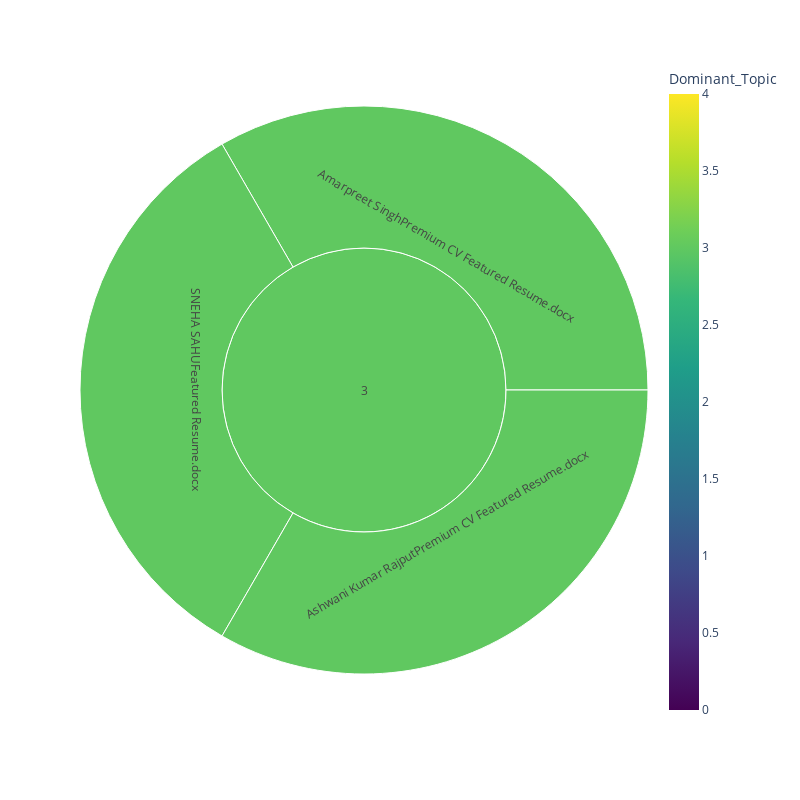

This figure's notebook cell:
### Code cell
import plotly.express as px
df = df_some
fig = px.sunburst(df, path=['Dominant_Topic','Names'], values='Topic_Perc_Contrib',color='Dominant_Topic',color_continuous_scale='viridis',width=800, height=800)
fig.show()

### Figure 1 — Plotly figure (JSON) as saved in the notebook; plotly's stock layout.template omitted (floating-point values rounded to 4 significant figures)
{"data": [{"branchvalues": "total", "customdata": [[4], [4], [1], [3], [1], [3], [1], [1], [1], [4], [4], [4], [1], [4], [0], [4], [3], [0], [4], [4], [1], [0], [1], [3], [4]], "domain": {"x": [0, 1], "y": [0, 1]}, "hovertemplate": "Dominant_Topic=%{color}<br>labels=%{label}<br>Topic_Perc_Contrib=%{value}<br>parent=%{parent}<br>id=%{id}<extra></extra>", "ids": ["4/AJAY CHINNIFeatured Resume.docx", "4/ALANKRIT NIRJHARPremium CV Featured Resume.docx", "1/Abhishek SharmaFeatured Resume.docx", "3/Amarpreet SinghPremium CV Featured Resume.docx", "1/Amruta B.pdf", "3/Ashwani Kumar RajputPremium CV Featured Resume.docx", "1/Bijjula SahithiFeatured Resume.docx", "1/DIVYA PRAKASH SINGHFeatured Resume.docx", "1/Dhavakumar AmarntharajanFeatured Resume.docx", "4/Jithin J NairFeatured Resume.docx", "4/Kaustav SenFeatured Resume.docx", "4/Manoj KumarFeatured Resume.docx", "1/NARENDRA HINGE.docx", "4/Nandagopal HFeatured Resume.pdf", "0/Prashant Bhat.pdf", "4/RISHABH SHARMAFeatured Resume.docx", "3/SNEHA SAHUFeatured Resume.docx", "0/Seshadri Sastry Kunapuli.docx", "4/Shambhai MishraFeatured Resume.docx", "4/Suraj Chauhan.docx", "1/khyati gandhi.docx", "0", "1", "3", "4"], "labels": ["AJAY CHINNIFeatured Resume.docx", "ALANKRIT NIRJHARPremium CV Featured Resume.docx", "Abhishek SharmaFeatured Resume.docx", "Amarpreet SinghPremium CV Featured Resume.docx", "Amruta B.pdf", "Ashwani Kumar RajputPremium CV Featured Resume.docx", "Bijjula SahithiFeatured Resume.docx", "DIVYA PRAKASH SINGHFeatured Resume.docx", "Dhavakumar AmarntharajanFeatured Resume.docx", "Jithin J NairFeatured Resume.docx", "Kaustav SenFeatured Resume.docx", "Manoj KumarFeatured Resume.docx", "NARENDRA HINGE.docx", "Nandagopal HFeatured Resume.pdf", "Prashant Bhat.pdf", "RISHABH SHARMAFeatured Resume.docx", "SNEHA SAHUFeatured Resume.docx", "Seshadri Sastry Kunapuli.docx", "Shambhai MishraFeatured Resume.docx", "Suraj Chauhan.docx", "khyati gandhi.docx", "0", "1", "3", "4"], "level": "3", "marker": {"coloraxis": "coloraxis", "colors": [4, 4, 1, 3, 1, 3, 1, 1, 1, 4, 4, 4, 1, 4, 0, 4, 3, 0, 4, 4, 1, 0, 1, 3, 4]}, "name": "", "parents": ["4", "4", "1", "3", "1", "3", "1", "1", "1", "4", "4", "4", "1", "4", "0", "4", "3", "0", "4", "4", "1", "", "", "", ""], "type": "sunburst", "values": [99.98, 86.07, 99.97, 99.99, 99.98, 99.98, 99.97, 99.98, 53.2, 99.98, 99.99, 99.98, 99.98, 99.99, 100, 99.98, 99.99, 99.99, 99.96, 74.34, 99.99, 200.0, 653.1, 300.0, 860.3]}], "layout": {"coloraxis": {"colorbar": {"title": {"text": "Dominant_Topic"}}, "colorscale": [[0, "#440154"], [0.1111, "#482878"], [0.2222, "#3e4989"], [0.3333, "#31688e"], [0.4444, "#26828e"], [0.5556, "#1f9e89"], [0.6667, "#35b779"], [0.7778, "#6ece58"], [0.8889, "#b5de2b"], [1, "#fde725"]]}, "height": 800, "legend": {"tracegroupgap": 0}, "margin": {"t": 60}, "width": 800}}
